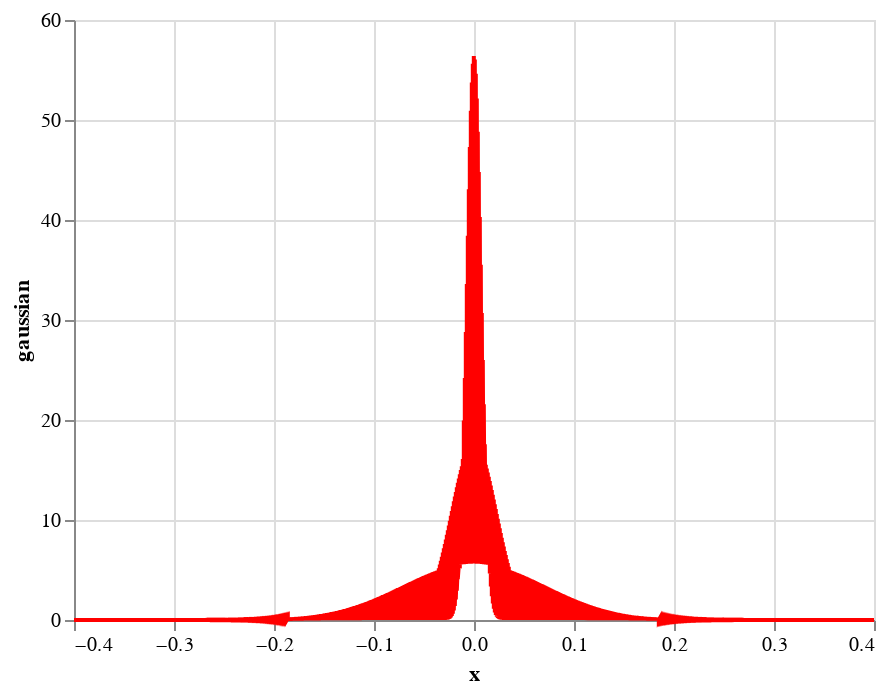

The code cell stored with this chart in its notebook:
### Code cell
chart

### Figure 1 — Vega-Lite specification as saved in the notebook (floating-point values rounded to 4 significant figures; data arrays with more than 128 entries replaced by an {"elided": "..."} marker saying what was removed)
{"config": {"view": {"continuousWidth": 400, "continuousHeight": 300}, "scale": {"clamp": true}}, "data": {"name": "data-7d178914119894c3cbe3ad90c4b16597"}, "mark": {"type": "line", "color": "red"}, "encoding": {"tooltip": {"type": "nominal", "field": "exponent"}, "x": {"type": "quantitative", "field": "x", "scale": {"domain": [-0.4, 0.4]}}, "y": {"type": "quantitative", "field": "gaussian", "scale": {"domain": [0.0, 60.0]}}}, "resolve": {"scale": {}}, "selection": {"expo": {"type": "single", "fields": ["exponent"], "bind": {"input": "select", "options": ["beta: 1.0e+4", "beta: 1.0e+2", "beta: 1.0e+3"]}}}, "transform": [{"filter": {"selection": "expo"}}], "$schema": "https://vega.github.io/schema/vega-lite/v4.0.0.json", "datasets": {"data-7d178914119894c3cbe3ad90c4b16597": {"elided": "6285 records"}}}
